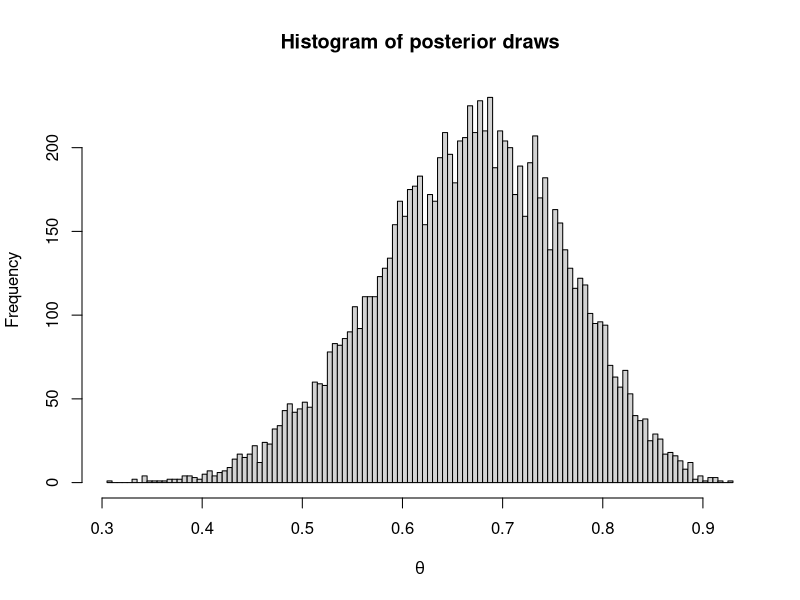
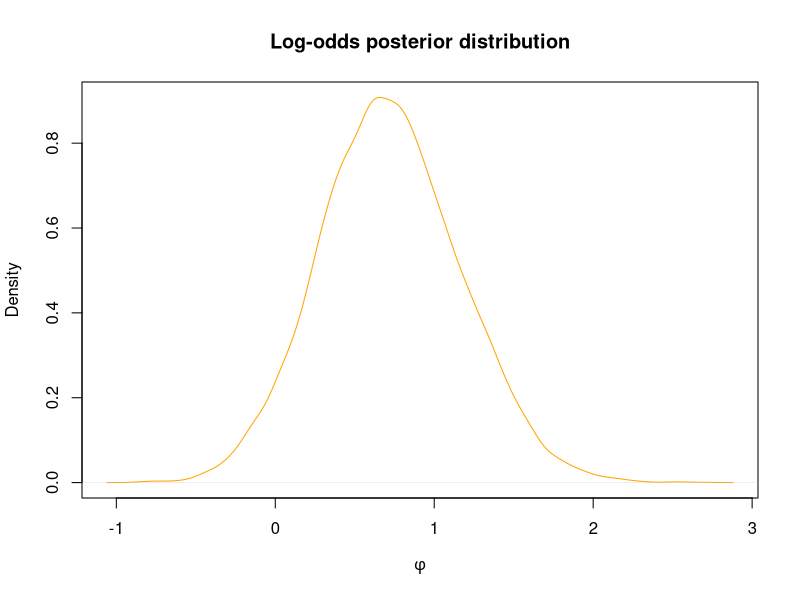
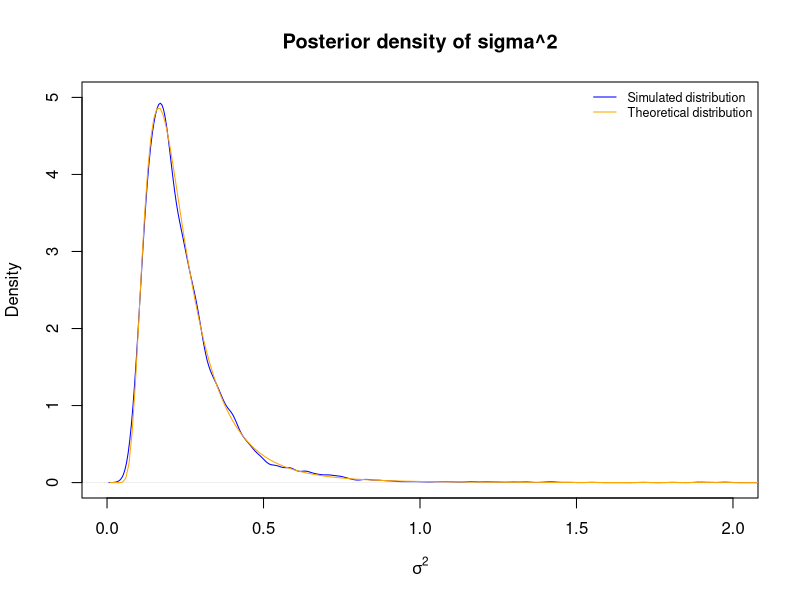
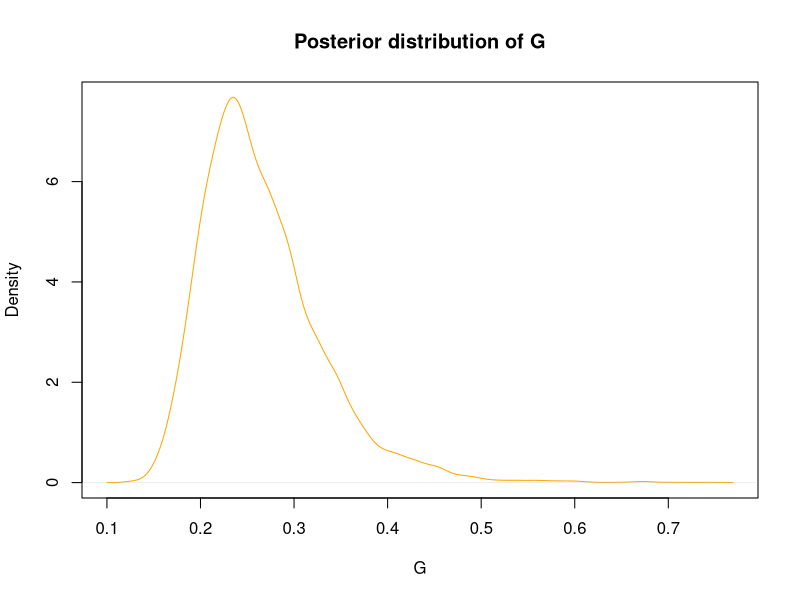
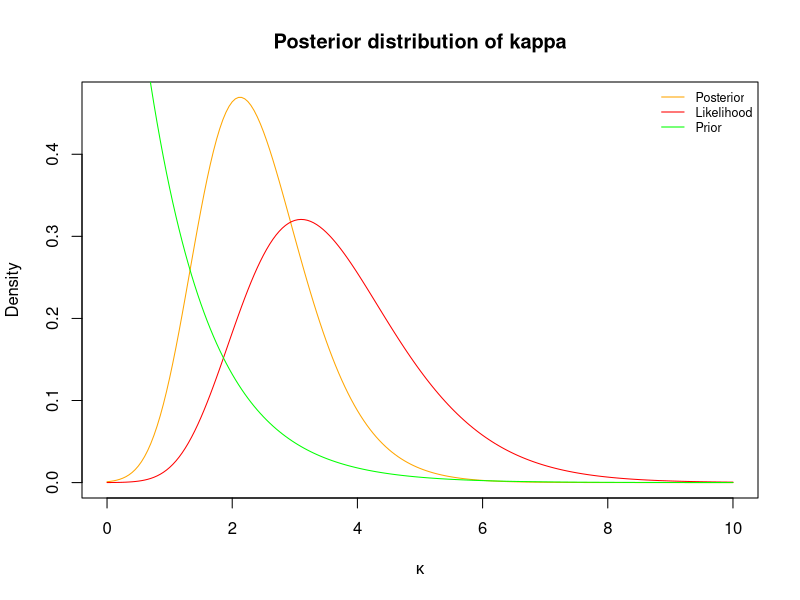

Write the R code that produced these figures, in order.

# 1
# a) Show that posterior converges to 14/20 approx. 0.7
alpha0 <- 2
beta0  <- 2 
nDraws <- 10000
n      <- 20
s      <- 14
f      <- n - s
post   <- rbeta(nDraws, alpha0 + s, beta0 + f)
hist(post, 
     breaks = 100,
     main   = "Histogram of posterior draws",
     xlab   = expression(theta))

sprintf("Mean of posterior draws %f", mean(post))

# b) Simulation to compute posterior probability P(theta < 0.4 | y)
thetas <- rbeta(nDraws, alpha0 +s , beta0 + f)
sprintf("Simulated probability of theta < 0.4: %f", length(thetas[thetas<0.4]) / length(thetas))  # Simulated value
sprintf("Exact probability of theta < 0.4: %f", pbeta(0.4, alpha0 + s, beta0 + f))                # Exact value

# c) Log odds posterior distribution
phi <- sapply(thetas, function(theta) { log(theta / (1 - theta)) })
phi.dens <- density(phi)
plot(phi.dens,
     main = "Log-odds posterior distribution", 
     ylab = "Density",
     xlab = expression(phi),
     col  = "orange")

# 2
incomes <- c(14, 25, 45, 25, 30, 33, 19, 50, 34, 67)
mu      <- 3.5
n       <- length(incomes)
tau2    <- sum((log(incomes) - mu)^2) / n 
nDraws  <- 10000
dinvgamma <- function(x, a, b) {
  (b^a)/gamma(a) * x^(-a-1) * exp(-b/x)
}

dinvchisq2 <- function(x, n, tau2) {
  a <- n / 2
  b <- n*tau2 / 2
  dinvgamma(x, a, b)
}

# a) Simulate posterior draws
X           <- rchisq(nDraws, n)
sigma2      <- n*tau2/X
sigma2.dens <- density(sigma2)

plot(sigma2.dens, col = "blue", 
     main = "Posterior density of sigma^2",
     xlab = expression(sigma^2),
     ylim = c(0,5),
     xlim = c(0,2))

# Theoretical sigmas
delta  <- 0.01
grid   <- seq(0.01, 2.5, delta)
sigmas <- dinvchisq2(grid, n, tau2)
lines(grid, sigmas/(sum(sigmas)*delta), type = 'l', col = "orange")
legend("topright", 
       c("Simulated distribution", "Theoretical distribution"), 
       col = c("blue", "orange"),
       lty = 1,
       bty='n', 
       cex=.75)

# b) Gini coefficient posterior
G      <- 2*pnorm(sqrt(sigma2/2)) - 1
#G.hist <- hist(G, breaks = 100, freq = FALSE, xlim = 0:1)

# c) G Credible interval
G.slice <- sort(G)[(0.025*nDraws):(0.975*nDraws)]
cred.lower.bound <- min(G.slice)
cred.upper.bound <- max(G.slice)
G.dens <- density(G)
plot(G.dens,
     main = "Posterior distribution of G",
     xlab = "G",
     col  = "orange")

sprintf("Credible interval lower bound: %f", cred.lower.bound)
sprintf("Credible interval upper bound: %f", cred.upper.bound)

# c) G Highest Posterior Density (HPD)
i      <- order(G.dens$y, decreasing = TRUE)
csum   <- cumsum(G.dens$y[i])
m      <- length(csum[csum < sum(G.dens$y)*0.95])
H      <- G.dens$x[i][1:m]
hpd.lower.bound <- min(H)
hpd.upper.bound <- max(H)
sprintf("HPD lower bound: %f", hpd.lower.bound)
sprintf("HPD upper bound: %f", hpd.upper.bound)


# 3

Von.Mises <- function (y, mu, k){
  exp(k*cos(y - mu)) / (2*pi*besselI(k, 0))
}

Y          <- c(-2.44, 2.14, 2.54, 1.83, 2.02, 2.33, -2.79, 2.23, 2.07, 2.02)
mu         <- 2.39
lambda     <- 1
delta      <- 0.05
kappas     <- seq(0, 10, delta)
likelihood <- sapply(kappas, function (k) { prod(Von.Mises(Y, mu, k)) })
prior      <- dexp(kappas, lambda)
posterior  <- likelihood * prior

plot(kappas, posterior/(sum(posterior)*delta),
     main = "Posterior distribution of kappa",
     xlab = expression(kappa),
     ylab = "Density",
     col  = "orange", 
     type = 'l')
lines(kappas, likelihood/(sum(likelihood)*delta), col ="red")
lines(kappas, prior/(sum(prior)*delta), col ="green")
legend("topright", 
       c("Posterior", "Likelihood", "Prior"), 
       lty=1, 
       col=c("orange", "red", "green"), 
       bty='n', 
       cex=.75)

sprintf("Posterior mode: %.2f", kappas[which.max(posterior)])